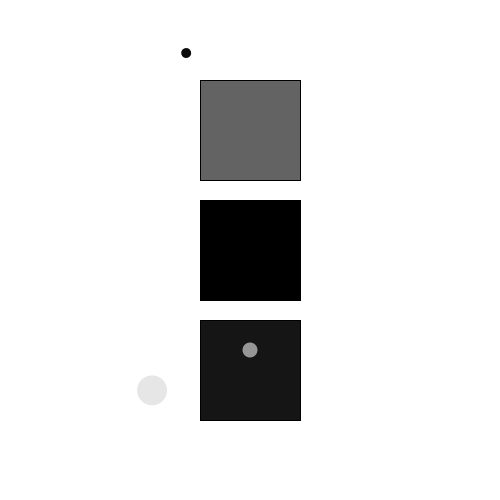
Frame 1 (no input)
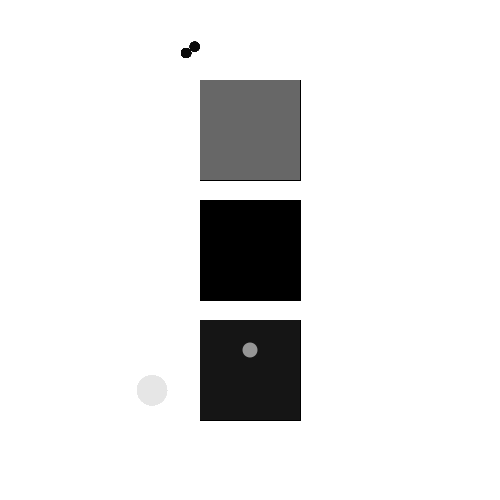
Frame 60 (the mouse pressed at the canvas centre just before this capture)
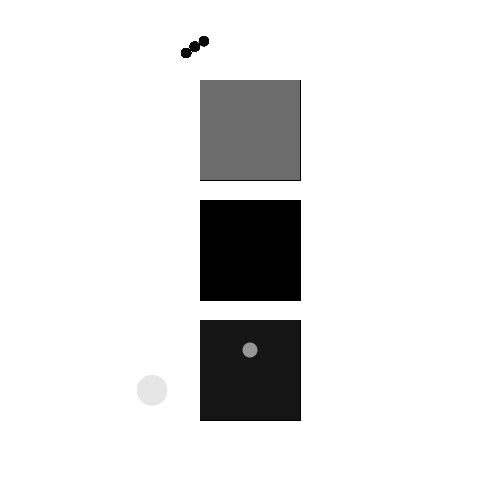
Frame 120 (the mouse held since frame 60 and released just before this capture)

The Processing sketch that drew these frames (run headless with seeded random() and noise(); from frame 60 on, the mouse is pressed at the canvas centre):

// Processing sketch: processing_170435
// ── processing_170435.pde

void setup ()
{
  size(500,500);
  background(255);
  smooth();
}

void draw()
{
pushMatrix();
translate(100,0);
float grey = map(second(), 0, 59, 0, 255);
fill(grey);
rect(100,80,100,100);
popMatrix();

pushMatrix();
float grey_minute = map(minute(),0,59,0,255);
fill (grey_minute);
rect(200,200,100,100);
popMatrix();

pushMatrix();
float grey_hour = map(hour(),0,59,0,255);
fill (grey_hour);
rect(200,320,100,100);
popMatrix();

pushMatrix();
noStroke();
fill(10);
translate(250,130);
float second_now = map(second(),0,59,0,2*PI);
rotate(second_now);
ellipse(0,100,10,10);
popMatrix();

pushMatrix();
noStroke();
fill(150);
translate(250,250);
float minute_now = map(minute(),0,59,0,2*PI);
rotate(minute_now);
ellipse(0,100,15,15);
popMatrix();

pushMatrix();
noStroke();
fill(230);
translate(250,370);
float hour_now = map(hour(),0,23,0,2*PI);
rotate(hour_now);
ellipse(0,100,30,30);
popMatrix();

}
